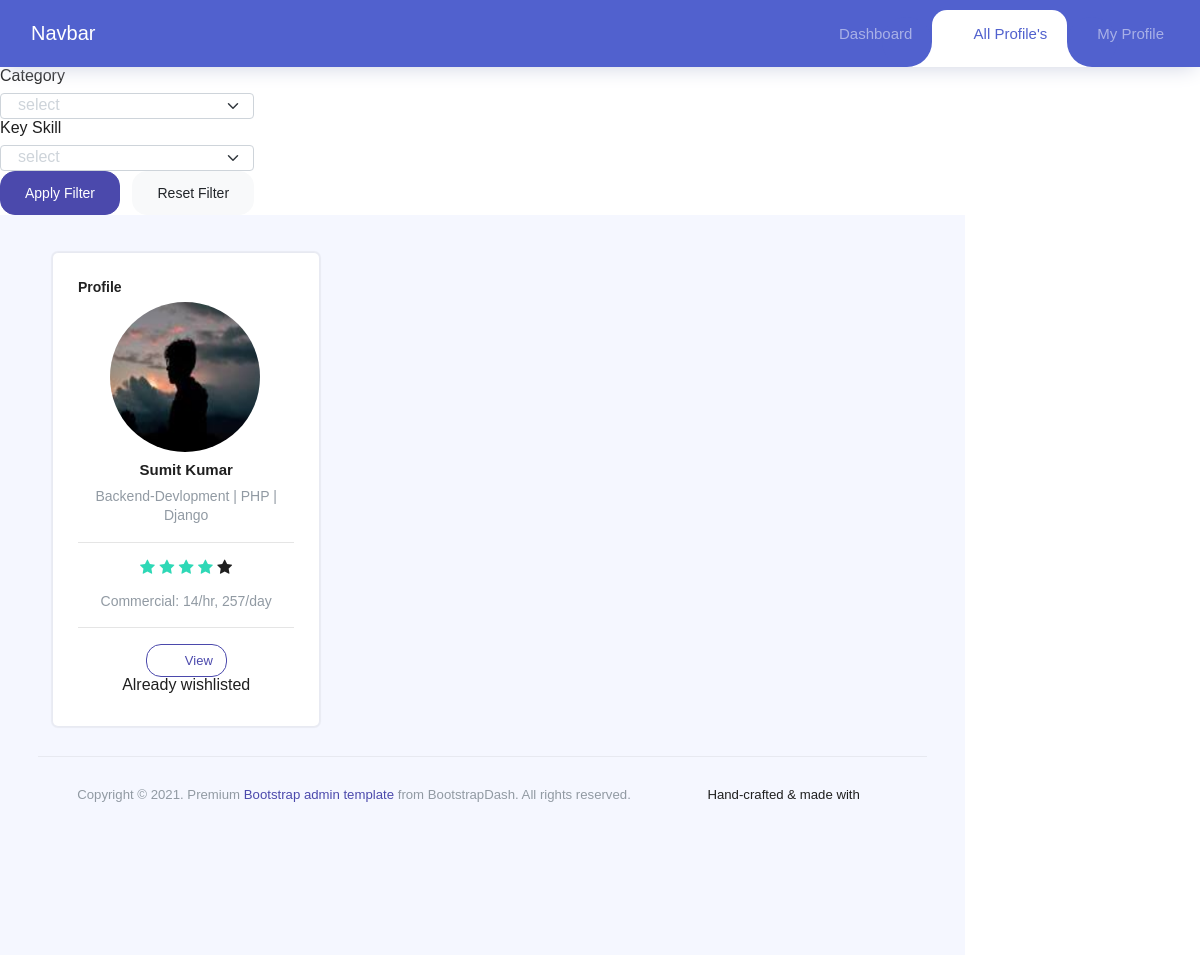
Page /dashboard/all_profile/ (signed in) on the earlier database version.
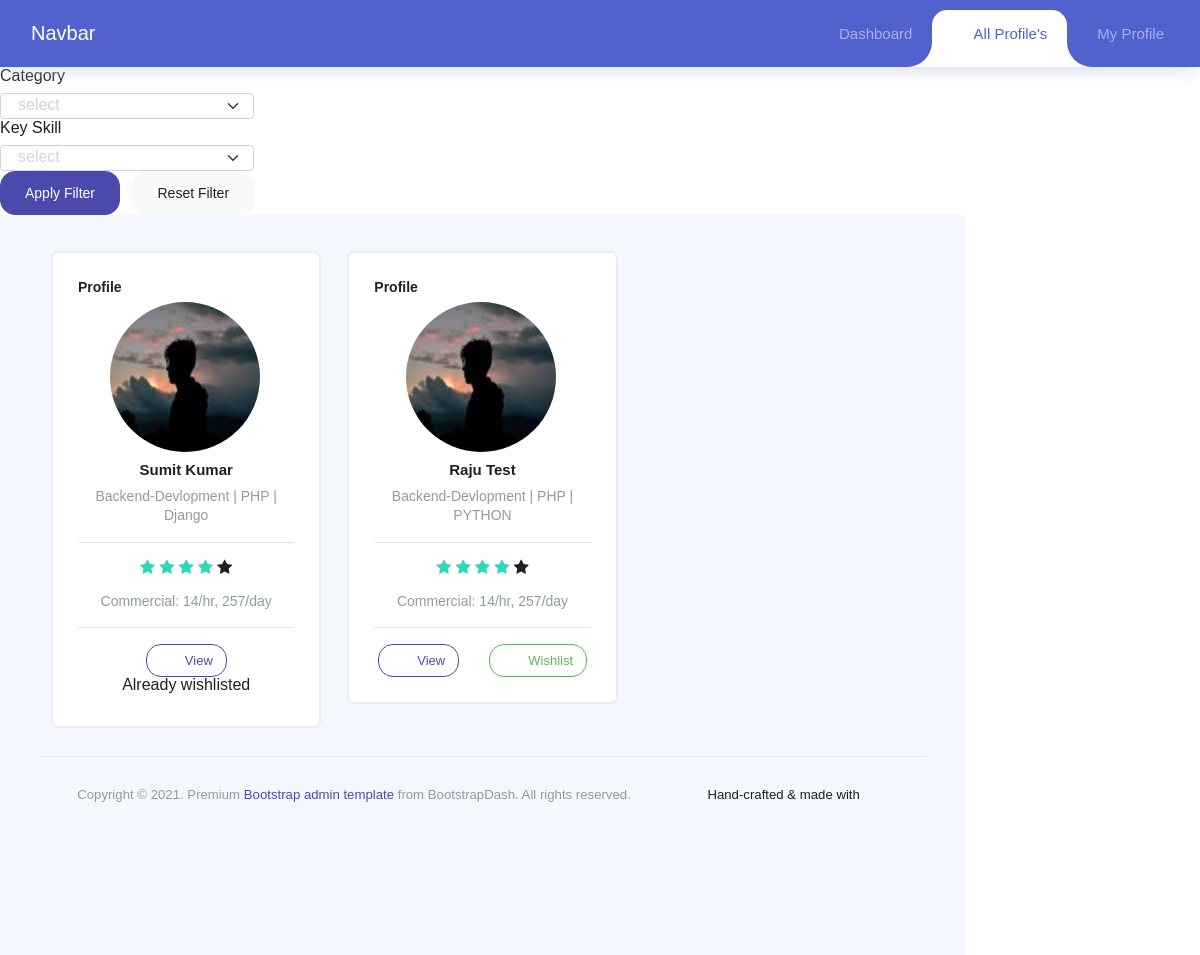
Same page on the later database version.
### home/models.py (models this page shows, shortened)
class UserProfile(models.Model):
    profile_id = models.CharField(max_length=5, unique=True, editable=False)
    name = models.CharField(max_length=255)
    phone_number = models.CharField(max_length=20)
    email = models.EmailField()
    profile_pic = models.ImageField(upload_to='profile_pics')
    category = models.ManyToManyField(Category)
    rating = models.IntegerField()
    key_skills = models.ManyToManyField(KeySkill)
    deliveries = models.CharField(max_length=255)
    experience = models.CharField(max_length=255)
    education = models.CharField(max_length=255)
    commercial_hr = models.IntegerField(default='00')
    commercial_day = models.IntegerField(default='00')

class Category(models.Model):
    category_id = models.CharField(max_length=5, unique=True, editable=False)
    category_name = models.CharField(max_length=255)

### home/views.py (the view, shortened to what this page needs)
# urls.py: path('dashboard/all_profile/', views.all_profile, name='all_profile'),
@login_required
def all_profile(request):
    if request.user.is_superuser:
        mainy='hii'
        wishlist_profiles="no"
    else:
        client = request.user.clintprofile
        wishlist_profiles = client.wishlist.all()
    user_ps = UserProfile.objects.all()
    categories = Category.objects.all()
    key_skills = KeySkill.objects.all()
    return render(request, 'all_profile.html',{'user_ps': user_ps, 'categories': categories, 'key_skills': key_skills, 'wishlist_profiles': wishlist_profiles})

### home/templates/all_profile.html (shortened to what this page needs)
{% extends 'base.html' %}
{% block styles %}
<link rel="stylesheet" href="https://cdnjs.cloudflare.com/ajax/libs/simple-line-icons/2.5.5/css/simple-line-icons.min.css" />
<link href="https://maxcdn.bootstrapcdn.com/font-awesome/4.3.0/css/font-awesome.min.css" rel="stylesheet">
{% endblock styles %}
{% block body %}
<div class="container">
    <div class="row">
        {% for user_p in user_ps %}
        <div class="col-md-4">
            <div class="card user-card">
                <div class="card-header">
                    <h5>Profile</h5>
                </div>
                <div class="card-block">
                    <div class="user-image">
                        <img src="/media/{{ user_p.profile_pic }}" class="img-radius" alt="User-Profile-Image">
                    </div>
                    <h6 class="f-w-600 m-t-25 m-b-10">{{ user_p.name }}</h6>
                    <p class="text-muted"> {% for category in user_p.category.all %} {{ category.category_name }} {% if not forloop.last %} | {% endif %}{% endfor %}</p>
                    <hr>
                    {% if user_p.rating >= 1.0 %}
  <span class="fa fa-star checked"></span>
{% else %}
  <span class="fa fa-star"></span>
{% endif %}
{% if user_p.rating >= 2.0 %}
  <span class="fa fa-star checked"></span>
{% else %}
  <span class="fa fa-star"></span>
{% endif %}
{% if user_p.rating >= 3.0 %}
  <span class="fa fa-star checked"></span>
{% else %}
  <span class="fa fa-star"></span>
{% endif %}
{% if user_p.rating >= 4.0 %}
  <span class="fa fa-star checked"></span>
{% else %}
  <span class="fa fa-star"></span>
{% endif %}
{% if user_p.rating >= 5.0 %}
  <span class="fa fa-star checked"></span>
{% else %}
  <span class="fa fa-star"></span>
{% endif %}
                    <p class="text-muted m-t-15">Commercial: {{ user_p.commercial_hr }}/hr, {{ user_p.commercial_day }}/day</p>
                    <hr>
                    <div class="row justify-content-center user-social-link">
                        <div class="col-auto">
                            <a href="{% url 'user_profile' profile_id=user_p.profile_id %}" > <button type="button" class="btn btn-outline-primary btn-icon-text btn-sm">
                                <i class="icon-eye " style="font-size:15px;"></i>
                                View
                              </button></a></div>
                        <div class="col-auto">
                            {% if user.is_authenticated %}
                            {% if user.is_superuser or user.is_staff %}
                                <h5>You Are An Admin</h5>
                            {% else %}
    {% if user_p in wishlist_profiles %}
                                        <h5>Already wishlisted</h5>
                                    {% else %}
                                        <form id="wishlist-form" action="{% url 'add_to_wishlist2' profile_id=user_p.profile_id %}" method="POST">
                                    <button type="submit" value="Submit" form="wishlist-form" class="btn btn-outline-success btn-icon-text btn-sm">
                                    <i class="icon-paper-clip " style="font-size:15px;"></i>
                                    Wishlist
                                </button>  </form>
                                {% endif %}
                          {% endif %}
                      {% endif %}
                        </div>
                    </div>
                </div>
            </div>
        </div>
        {% endfor %}
	</div>
</div>
{% endblock body %}

### home/templates/base.html (shortened to what this page needs)
<!DOCTYPE html>
<html lang="en">
<head>
  {% load static %}
  <link rel="stylesheet" href="{% static '/vendors/feather/feather.css' %}">
  <link rel="stylesheet" href="{% static 'vendors/ti-icons/css/themify-icons.css' %}">
  <link rel="stylesheet" href="{% static '/vendors/css/vendor.bundle.base.css' %}">
  <link rel="stylesheet" href="{% static '/css/vertical-layout-light/style.css' %}">
  <link rel="stylesheet" href="https://cdnjs.cloudflare.com/ajax/libs/simple-line-icons/2.5.5/css/simple-line-icons.css" />
  {% block styles %}
  {% endblock styles %}
</head>
<body>
    <div class="container-scroller">
        {% include 'navbar.html' %}
        {% block body %}
        {% endblock body %}
        {% include 'footer.html' %}
    </div>
</body>
</html>

### home/templates/navbar.html (shortened to what this page needs)
{% if user.is_staff %}
        {% if user.is_superuser or user.is_staff %}
            {% for notification in notifications %}
                  {% load humanize %}
            {% endfor %}
        {% endif %}
    {% else %}
      <nav class="navbar navbar-expand-custom navbar-mainbg">
        <a class="navbar-brand navbar-logo" href="#">Navbar</a>
        <div class="collapse navbar-collapse" id="navbarSupportedContent">
            <ul class="navbar-nav ml-auto">
                <div class="hori-selector"><div class="left"></div><div class="right"></div></div>
                <li class="nav-item">
                    <a class="nav-link" href="javascript:void(0);"><i class="icon-grid menu-icon"></i>Dashboard</a>
                </li>
                <li class="nav-item active">
                    <a class="nav-link" href="javascript:void(0);"><i class="far fa-address-book"></i>All Profile's</a>
                </li>
                <li class="nav-item">
                    <a class="nav-link" href="javascript:void(0);">My Profile </a>
                </li>
            </ul>
        </div>
    </nav>
    <div style="display: flex;" id="sidebar3">
      <form class="forms-sampleu" method="POST" >
          <div class="form-grop">
              <label for="container1">Category</label>
              </div>
          <div class="form-grop">
              <label for="container1">Key Skill</label>
              </div>
          <button type="submit" class="btn btn-primary mr-2">Apply Filter </button>
          <a href="{% url 'all_profile' %}"  class="btn btn-light">Reset Filter </a>
      </form>
    </div>
        {% endif %}
      <div class="main-panel">
        <div class="content-wrapper">

### home/templates/footer.html
        <footer class="footer">
            <div class="d-sm-flex justify-content-center justify-content-sm-between">
              <span class="text-muted text-center text-sm-left d-block d-sm-inline-block">Copyright © 2021.  Premium <a href="https://www.bootstrapdash.com/" target="_blank">Bootstrap admin template</a> from BootstrapDash. All rights reserved.</span>
              <span class="float-none float-sm-right d-block mt-1 mt-sm-0 text-center">Hand-crafted & made with <i class="ti-heart text-danger ml-1"></i></span>
            </div>
          </footer>
        </div>
      </div>

### home/templates/base.html (style rules this page uses)
i { margin-right: 10px; }
.navbar-logo { padding: 15px; color: #fff; }
.navbar-mainbg { background-color: #5161ce; padding: 0px; }
#navbarSupportedContent { overflow: hidden; position: relative; }
#navbarSupportedContent ul { padding: 0px; margin: 0px; }
#navbarSupportedContent ul li a i { margin-right: 10px; }
#navbarSupportedContent li { list-style-type: none; float: left; }
#navbarSupportedContent ul li a { color: rgba(255,255,255,0.5); text-decoration: none; font-size: 15px; display: block; padding: 20px 20px; transition-duration:0.6s; transition-timing-function: cubic-bezier(0.68, -0.55, 0.265, 1.55); position: relative; }
#navbarSupportedContent>ul>li.active>a { color: #5161ce; background-color: transparent; transition: all 0.7s; }
.hori-selector { display:inline-block; position:absolute; height: 100%; top: 0px; left: 0px; transition-duration:0.6s; transition-timing-function: cubic-bezier(0.68, -0.55, 0.265, 1.55); background-color: #fff; border-top-left-radius: 15px; border-top-right-radius: 15px; margin-top: 10px; }
.hori-selector .right, .hori-selector .left { position: absolute; width: 25px; height: 25px; background-color: #fff; bottom: 10px; }
.hori-selector .right { right: -25px; }
.hori-selector .left { left: -25px; }
.hori-selector .right:before, .hori-selector .left:before { content: ''; position: absolute; width: 50px; height: 50px; border-radius: 50%; background-color: #5161ce; }
.hori-selector .right:before { bottom: 0; right: -25px; }
.hori-selector .left:before { bottom: 0; left: -25px; }
@media (min-width: 992px) { .navbar-expand-custom { -ms-flex-flow: row nowrap; flex-flow: row nowrap; -ms-flex-pack: start; justify-content: flex-start; } }
@media (min-width: 992px) { .navbar-expand-custom .navbar-nav { -ms-flex-direction: row; flex-direction: row; } }
@media (min-width: 992px) { .navbar-expand-custom .navbar-collapse { display: -ms-flexbox!important; display: flex!important; -ms-flex-preferred-size: auto; flex-basis: auto; } }

### home/templates/all_profile.html (style rules this page uses)
.card.user-card { border-top: none; -webkit-box-shadow: 0 0 1px 2px rgba(0,0,0,0.05), 0 -2px 1px -2px rgba(0,0,0,0.04), 0 0 0 -1px rgba(0,0,0,0.05); box-shadow: 0 0 1px 2px rgba(0,0,0,0.05), 0 -2px 1px -2px rgba(0,0,0,0.04), 0 0 0 -1px rgba(0,0,0,0.05); -webkit-transition: all 150ms linear; transition: all 150ms linear; }
.card { border-radius: 5px; -webkit-box-shadow: 0 1px 2.94px 0.06px rgba(4,26,55,0.16); box-shadow: 0 1px 2.94px 0.06px rgba(4,26,55,0.16); border: none; margin-bottom: 30px; -webkit-transition: all 0.3s ease-in-out; transition: all 0.3s ease-in-out; }
.card .card-header { background-color: transparent; border-bottom: none; padding: 25px; }
.card .card-header h5 { margin-bottom: 0; color: #222; font-size: 14px; font-weight: 600; display: inline-block; margin-right: 10px; line-height: 1.4; }
.card .card-header+.card-block, .card .card-header+.card-block-big { padding-top: 0; }
.user-card .card-block { text-align: center; }
.card .card-block { padding: 25px; }
.user-card .card-block .user-image { position: relative; margin: 0 auto; display: inline-block; padding: 5px; width: 110px; height: 110px; }
.user-card .card-block .user-image img { z-index: 20; position: absolute; top: -21px; left: -21px; width: 150px; height: 150px; }
.img-radius { border-radius: 50%; }
.f-w-600 { font-weight: 600; }
.m-b-10 { margin-bottom: 10px; }
.m-t-25 { margin-top: 25px; }
.m-t-15 { margin-top: 15px; }
.card .card-block p { line-height: 1.4; }
.text-muted { color: #919aa3!important; }
.user-card .card-block .user-social-link i { font-size: 30px; }
.user-card .card-block .user-image:before { bottom: 0; border-bottom-left-radius: 50px; border-bottom-right-radius: 50px; }
.user-card .card-block .user-image:after, .user-card .card-block .user-image:before { content: ""; width: 100%; height: 48%; border: 2px solid #4099ff; position: absolute; left: 0; z-index: 10; }
.user-card .card-block .user-image:after { top: 0; border-top-left-radius: 50px; border-top-right-radius: 50px; }
.user-card .card-block .user-image:after, .user-card .card-block .user-image:before { content: ""; width: 100%; height: 48%; border: 0px solid #4099ff; position: absolute; left: 0; z-index: 10; }
.checked { color: #2ed8b6; }

Differences in the rows shown:
added UserProfile: profile_pic (picture), name "Raju Test", rating 4 (drawn), commercial_hr "14", commercial_day "257", shows "Wishlist", Category (category_name "Backend-Devlopment"), Category (category_name "PHP")
now on this page (row unchanged): Category: category_name "PYTHON", shown under "Raju Test"
